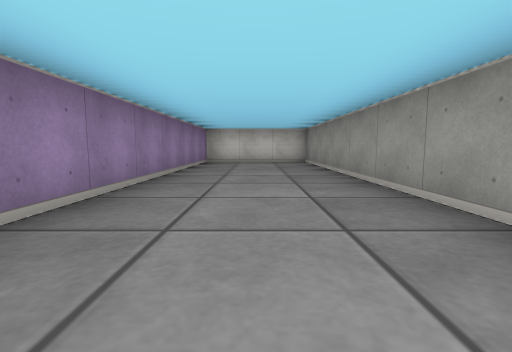
View 1 (above)

14 first-person views from a walk through a cub3D maze. The camera is about half as high as the walls, tilts 6° down and sees 85° across. The floor is counted in squares. Each view is taken from the middle of a square. On the plan, view 1 faces up. The plan holds only what a view shows up to about 9 squares ahead; the rest is blank.

View 2
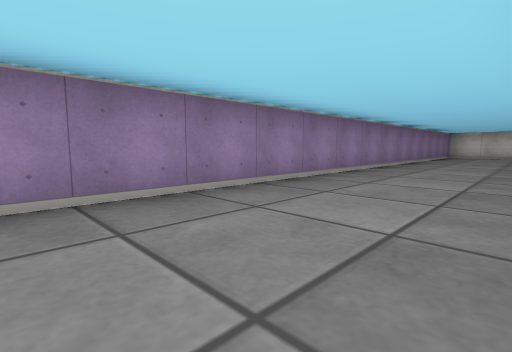

View 3
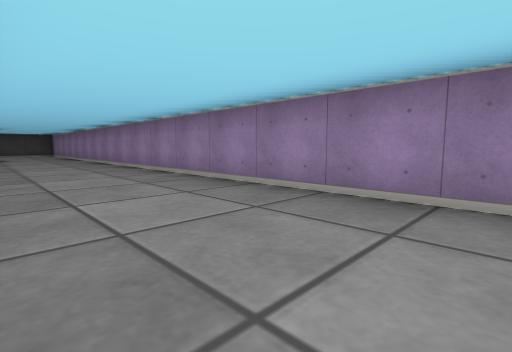

View 4
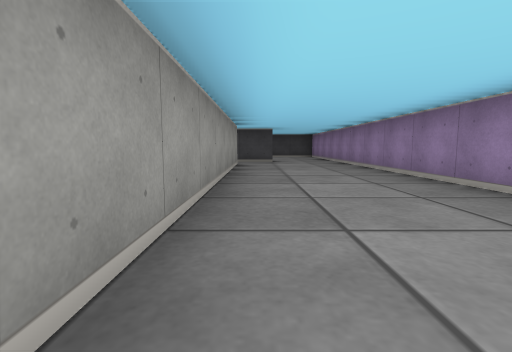

View 5
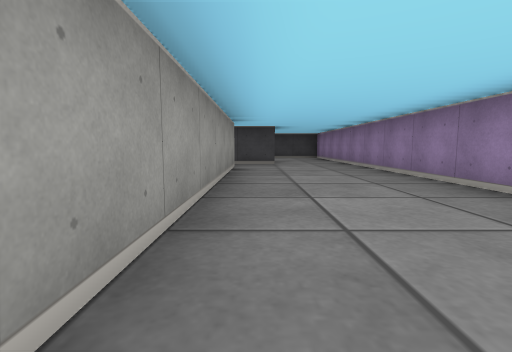

View 6
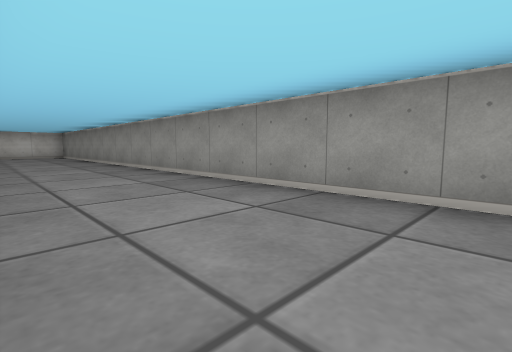

View 7
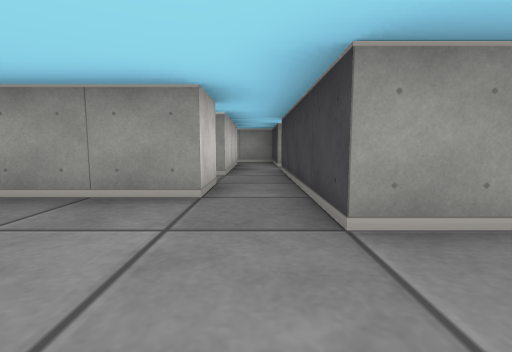

View 8
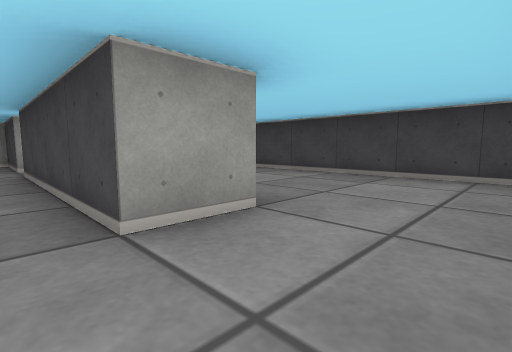

View 9
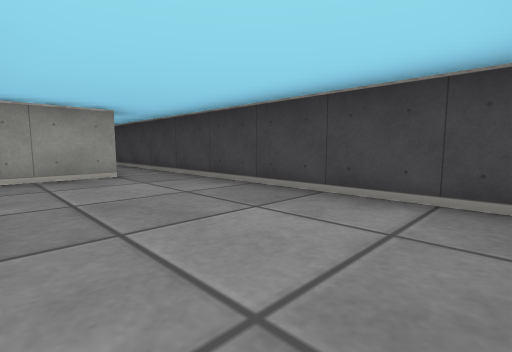

View 10
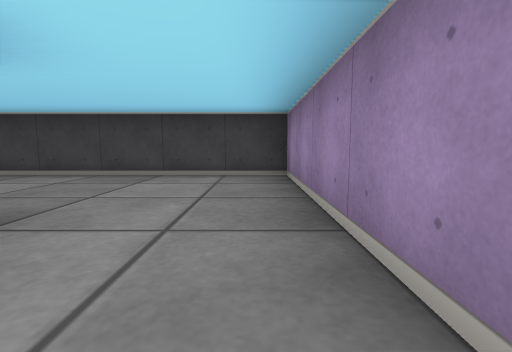

View 11
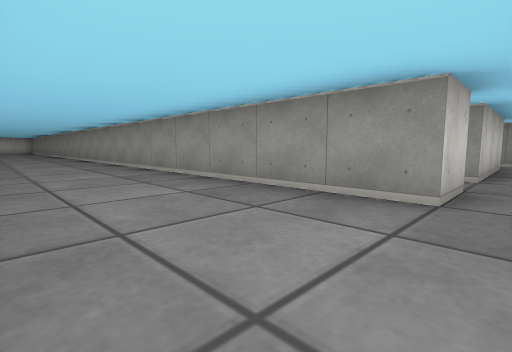

View 12
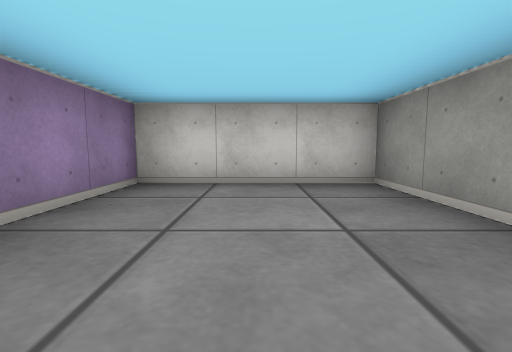

View 13
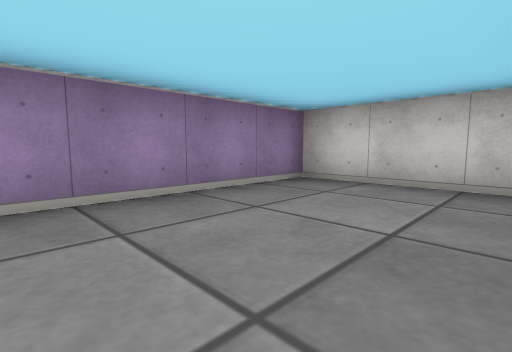

View 14
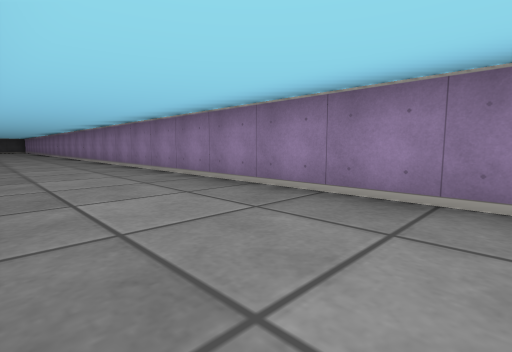

### Floor plan
Ten units are one square. View 1 is at (0, 0); x grows to the right and y downward. Boxes are objects, and circles mark ways between rooms. Rooms are numbered by the first view taken in them; rooms with no view inside come last. Other rooms are left out.
<svg viewBox="-20 -90 85 280">
<path fill="none" stroke="#000" d="M15 135 15 -85 -15 -85 -15 145M5 145 15 145M5 155 5 145M35 176 35 161M-15 145 -15 185 35 185M35 145 45 145M55 135 35 135"/>
<circle cx="-5" cy="150" r="3" fill="#2a7"/>
<text x="0" y="30">1</text>
<text x="10" y="170">2</text>
<text x="40" y="140">3</text>
</svg>
Room 1 opens to room 2.

Where each view was taken, in squares from view 1:
view 1: 0 up, 0 right, facing up
view 2: 5 down, 1 right, facing up-left
view 3: 3 down, 1 right, facing down-left
view 4: 6 down, 1 right, facing down
view 5: 7 down, 1 right, facing down
view 6: 5 down, 1 left, facing up-right
view 7: 14 down, 1 left, facing right
view 8: 14 down, 1 left, facing down-right
view 9: 16 down, 1 left, facing down-right
view 10: 14 down, 1 left, facing down
view 11: 14 down, 1 left, facing up-right
view 12: 5 up, 0 right, facing up
view 13: 5 up, 1 right, facing up-left
view 14: 7 up, 1 right, facing down-left
